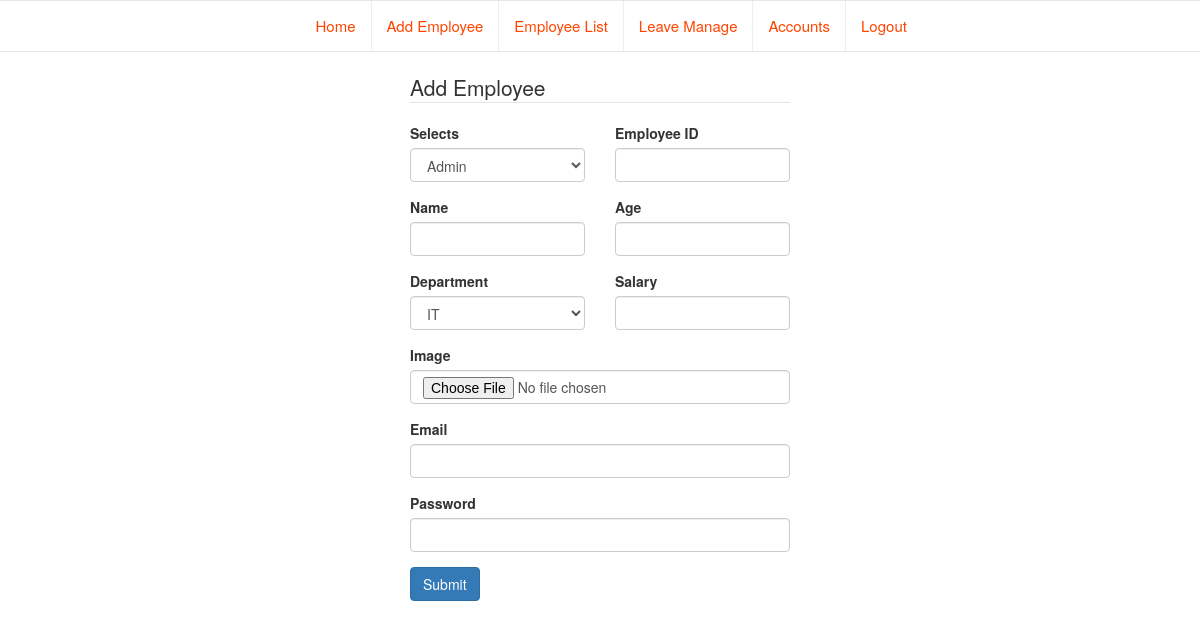
/update_employee.php?e_id=CT006, run on an earlier commit of the app's database.
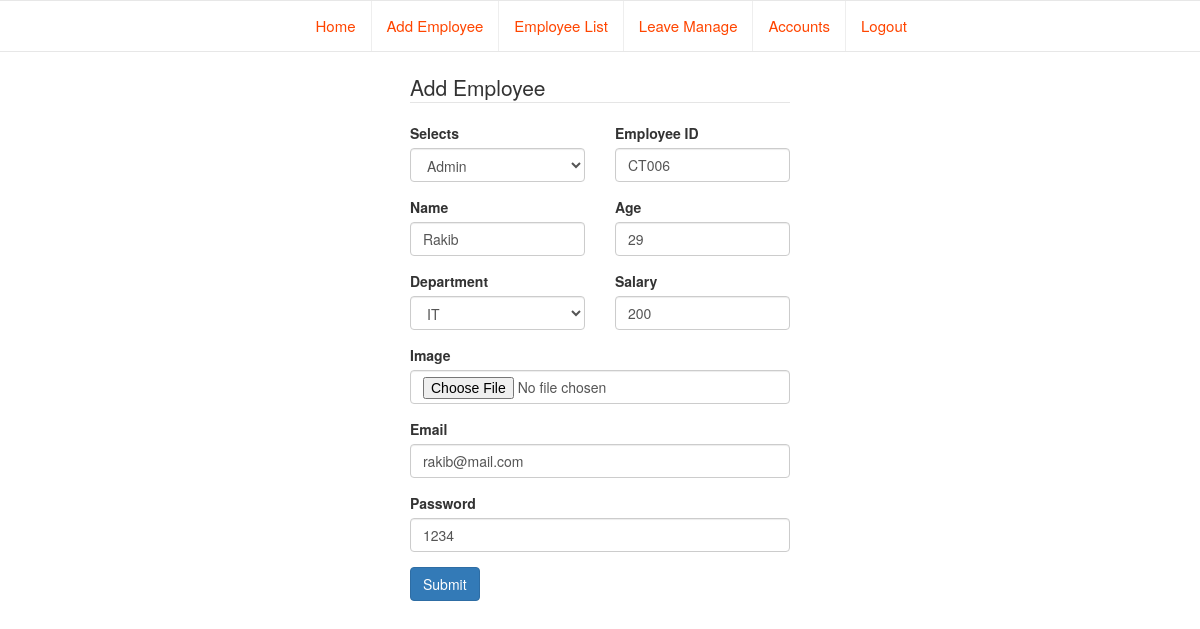
And on a later commit of the database.
### tables this page shows
CREATE TABLE IF NOT EXISTS `add_employee` (
`id` int(11) NOT NULL,
  `role_employee` varchar(20) NOT NULL,
  `e_id` varchar(10) NOT NULL,
  `name` varchar(20) NOT NULL,
  `age` varchar(3) NOT NULL,
  `department` varchar(10) NOT NULL,
  `salary` varchar(5) NOT NULL,
  `image` varchar(20) NOT NULL,
  `total_leave` int(3) NOT NULL,
  `email` varchar(20) NOT NULL,
  `password` varchar(20) NOT NULL
);

### update_employee.php (the view, shortened to what this page needs)
<?php
include('navbar.php');
include('database.php');
include('pdo.php');
$em_id = $_GET['e_id'];
$dbconnection = $connection_object->connection('localhost', $dbusername, $dbpassword, $dbname);
if(isset($em_id)){
    $view = "SELECT * FROM add_employee WHERE e_id='$em_id'";
    $data = $dbconnection->query($view);
    $row = $data->fetch(PDO::FETCH_ASSOC);
}
?>
<!doctype html>
<html lang="en">
<head>
    <link rel="stylesheet" href="css/bootstrap.min.css">
</head>
<body>
<div class="row">
    <div class="col-md-4 col-md-offset-4">
        <form action="updated_employee_data.php" method="POST" role="form">
            <legend>Add Employee</legend>
            <div class="row">
                <div class="col-md-6">
                    <div class="form-group">
                        <label for="select" class="control-label">Selects</label>
                        <select class="form-control" id="select" name="role_employee">
                            <option value="Admin">Admin</option>
                        </select>
                    </div>
                </div>
                <div class="col-md-6">
                    <div class="form-group">
                        <label for="">Employee ID</label>
                        <input type="text" class="form-control" name="e_id" id="" value="<?php echo $row['e_id'];?>">
                    </div>
                </div>
            </div>
            <div class="row">
                <div class="col-md-6">
                    <div class="form-group">
                        <label for="">Name</label>
                        <input type="text" class="form-control" name="name" id="" value="<?php echo $row['name'];?>">
                    </div>
                </div>
                <div class="col-md-6">
                    <div class="form-group">
                        <label for="">Age</label>
                        <input type="text" class="form-control" name="age" id="" value="<?php echo $row['age'];?>">
                    </div>
                </div>
            </div>
            <div class="row">
                <div class="col-md-6">
                    <div class="form-group">
                        <label for="">Department</label>
                        <select class="form-control" id="select" name="department">
                            <option name="it">IT</option>
                        </select>
                    </div>
                </div>
                <div class="col-md-6">
                    <div class="form-group">
                        <label for="">Salary</label>
                        <input type="text" class="form-control" name="salary" id="" value="<?php echo $row['salary'];?>">
                    </div>
                </div>
            </div>
            <div class="form-group">
                <label for="">Image</label>
                <input type="file" class="form-control" name="image" id="" value="<?php echo $row['image'];?>">
            </div>
            <div class="form-group">
                <label for="">Email</label>
                <input type="text" class="form-control" name="email" id="" value="<?php echo $row['email'];?>">
            </div>
            <div class="form-group">
                <label for="">Password</label>
                <input type="text" class="form-control" name="password" id="" value="<?php echo $row['password'];?>">
            </div>
            <button type="submit" class="btn btn-primary" name="submit">Submit</button>
        </form>
    </div>
</div>
</body>
</html>

What changed in the data, as far as the page shows it:
added add_employee: e_id "CT006", name "Rakib", age "29", salary "200", email "rakib@mail.com", password "1234"
